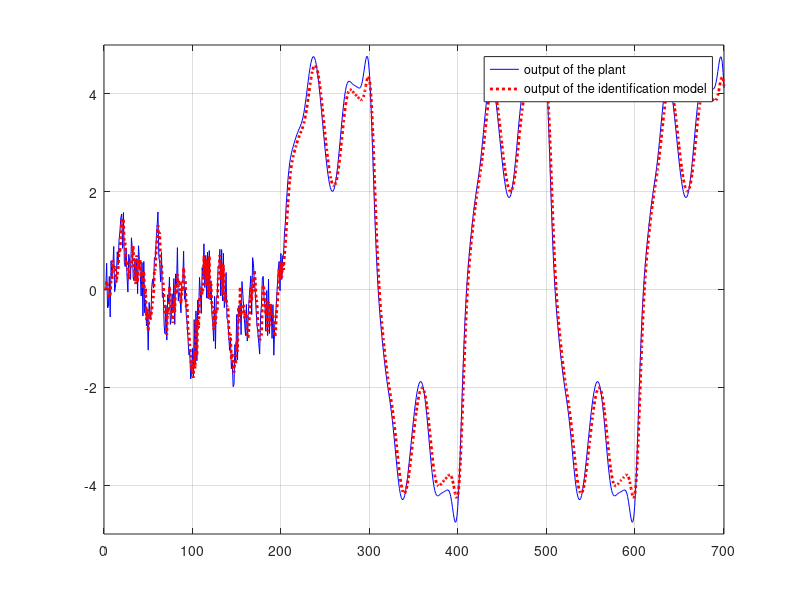
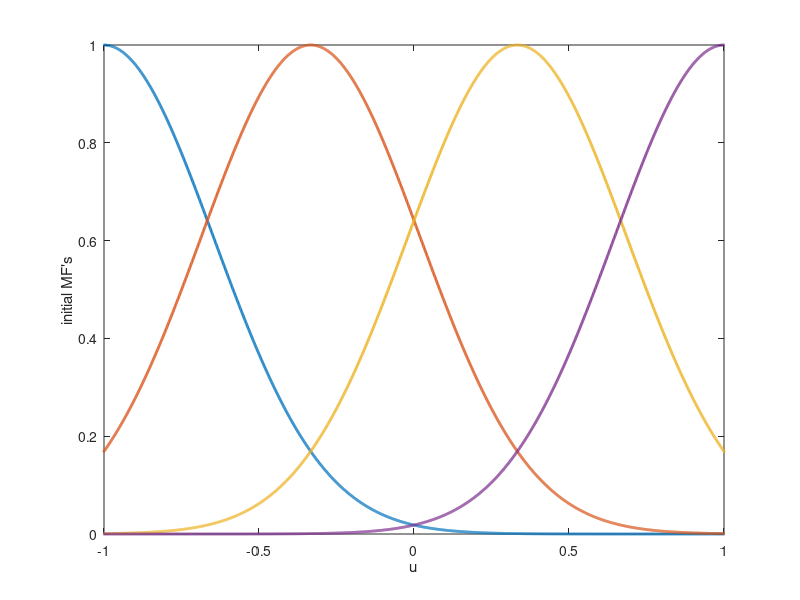
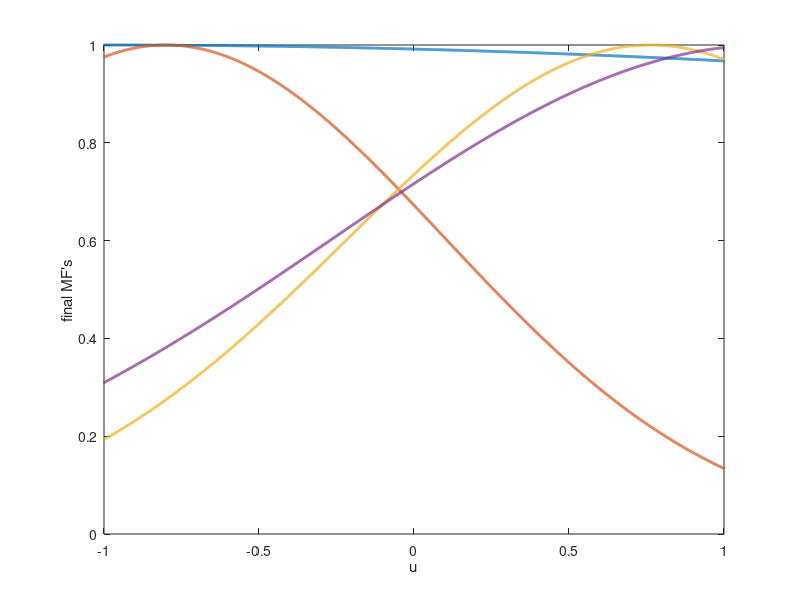

Write MATLAB code to recreate these figures, in order.
clc
clear
close all

%% Initializing

M = 4; %Number of membership functions (Based on 1st step of fuzzy system design)
num_training = 200; % Number of training
total_num = 700;
landa = 0.1; % A constant stepsize

% Preallocation
x_bar = zeros(num_training, M);
g_bar = zeros(num_training, M);
sigma = zeros(num_training, M); 
y = zeros(total_num, 1);
u = zeros(total_num, 1);
x = zeros(total_num, 1);
y_hat = zeros(total_num, 1);
f_hat = zeros(total_num, 1);
z = zeros(total_num, 1);
g_u = zeros(total_num, 1);

u(1) = -1+2*rand;
y(1) = 0;
g_u(1) = 0.6*sin(pi*u(1))+0.3*sin(3*pi*u(1))+0.1*sin(5*pi*u(1));
f_hat(1) = g_u(1);


%% Based on the 1st step of fuzzy system design

u_min = -1;
u_max = 1;
h = (u_max-u_min)/(M-1);

for k = 1:M
    x_bar(1, k) = -1+h*(k-1);
    u(1,k) = x_bar(1, k);
    g_bar(1,k) = 0.6*sin(pi*u(1,k))+0.3*sin(3*pi*u(1,k))+0.1*sin(5*pi*u(1,k));
end

sigma(1,1:M) = (max(u(1,:))-min(u(1,:)))/M;

x_bar(2,:) = x_bar(1, :);
g_bar(2,: ) = g_bar(1, :);
sigma(2, :) = sigma(1,:);
x_bar_initial = x_bar(1, :);
sigma_initial = sigma(1, :);
y_bar_initial = g_bar(1,:);

%% Based on the 2nd and 3rd step of fuzzy system design for q=2: num_training

for q = 2:num_training
    b = 0;a = 0;
    x(q) = -1+2*rand;
    u(q) = x(q);
    g_u(q) = 0.6*sin(pi*u(q))+0.3*sin(3*pi*u(q))+0.1*sin(5*pi*u(q));
    
    for l = 1:M
        z(l) = exp(-((x(q)-x_bar(q,l))/sigma(q, l))^2);
        b = b+z(l);
        a = a+g_bar(q, l)*z(l);
    end

    f_hat(q) = a/b;
    y(q+1) = 0.3*y(q)+0.6*y(q-1)+g_u(q);
    y_hat(q+1) = 0.3*y(q)+0.6*y(q-1)+f_hat(q);

    for l = 1:M
        g_bar(q+1,l) = g_bar(q,l)-landa*(f_hat(q)-g_u(q))*z(l)/b;
        x_bar(q+1,l) = x_bar(q,l)-landa*((f_hat(q)-g_u(q))/b)*(g_bar(q,l)-f_hat(q))*z(l)*2*(x(q)-x_bar(q,l))/(sigma(q,l)^2);
        sigma (q+1,l) = sigma(q, l)-landa*((f_hat(q)-g_u(q))/b)*(g_bar(q,l)-f_hat(q))*z(l)*2*(x(l)-x_bar(q,l))^2/(sigma(q,l)^3);
    end
end

x_bar_final = x_bar(num_training,:);
sigma_final = sigma(num_training,:);
g_bar_final = g_bar(num_training,:);

for q = num_training:700
    b = 0;
    a = 0;
    x(q) = sin(2*q*pi/200);
    u(q) = x(q);

    g_u(q) = 0.6*sin(pi*u(q))+0.3*sin(3*pi*u(q))+0.1*sin(5*pi*u(q));
    
    for l = 1:M
        z(l) = exp(-((x(q)-x_bar(num_training,l))/sigma(num_training, l))^2);
        b = b+z(l);
        a = a+g_bar(num_training, l)*z(l);
    end
     f_hat(q) = a/b;
     y(q+1) = 0.3*y(q)+0.6*y(q-1)+g_u(q);
     y_hat(q+1) = 0.3*y(q)+0.6*y(q-1)+f_hat(q);
end

%% Plots and Figures

figure1 = figure('Color', [1 1 1]);
plot(1:701, y, 'b', 1:701, y_hat, 'r:', 'Linewidth', 2); 
legend('output of the plant', 'output of the identification model')
axis([0 701 -5 5]);
grid on

figure2 = figure('Color', [1 1 1]);
xp = -2:0.001:2;
for l = 1:M
    miu_x = exp(-((xp-x_bar(1, l))./(sigma (1,l))).^2);
    plot(xp, miu_x, 'Linewidth', 2);
    hold on
end

xlabel('u');
ylabel('initial MF''s');
axis([-1 1 0 1]);

figure3 = figure('Color', [1 1 1]);
for l = 1:M
    miu_x = exp(-((xp-x_bar(num_training, l))./ (sigma (num_training, l))).^2);
    plot (xp, miu_x, 'Linewidth', 2);
    hold on
end

xlabel('u');
ylabel('final MF''s');
axis ([-1 1 0 1]);